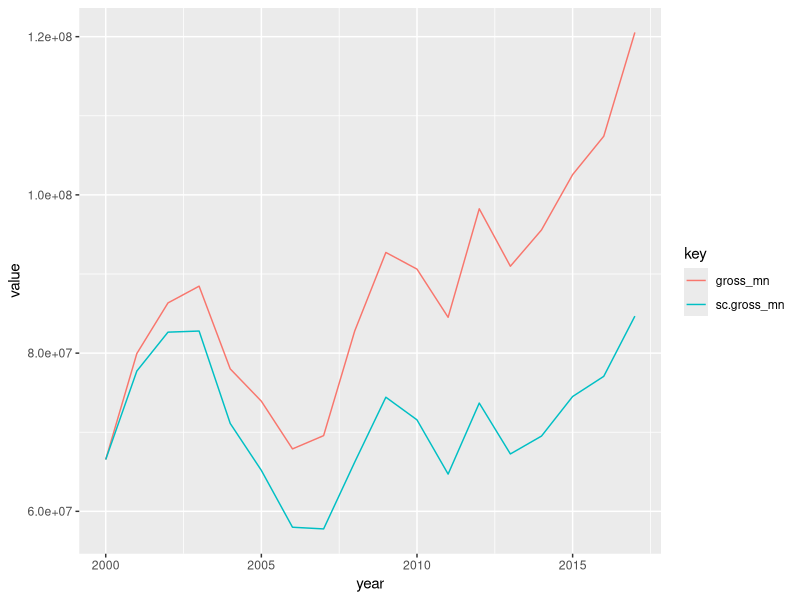

This chart was generated by the following R code: (Note: this script raises an error after producing the figure.)
## ---- chunk 1
knitr::opts_chunk$set(echo = TRUE)
##Helper Functions here for cleanly handling imports
#install_all - function for installing all packages in a list that aren't available
#  inspired by https://stackoverflow.com/questions/4090169/elegant-way-to-check-for-missing-packages-and-install-them
#  ex: install_all(c('readr', 'dplyr'))
install_all <- function(list.of.packages) {
  need_install <- list.of.packages[!(list.of.packages %in% installed.packages()[,"Package"])]
  if(length(need_install)) install.packages(need_install)
}

# package_apply_all - function for calling install_all on list of packages, then applying a function to them
#  inspired by https://stackoverflow.com/questions/8175912/load-multiple-packages-at-once
#  ex: package_apply_all(c('readr', 'dplyr'), require)
package_apply_all <- function(list.of.packages, func) {
  install_all(list.of.packages)
  invisible(lapply(list.of.packages, func, character.only = TRUE))
}
## ---- chunk 2
package_apply_all(
  c(
    'readr', # for loading data from various formats
    'dplyr', # because we all need a little magic
    'ggplot2', # pretty graphs
    'tidyr', # needed for the gather function
    'data.table' # needed to drop some missing values
  ), require)
## ---- chunk 3
# Pull in Consumer Price Index Data from 
# Burea of Labor Statistics to account for inflation
cpi <- read_csv('CPI_20181201.csv')
# data ranged from 2000 (1) to 2017 (18)
# so... year mod 2000 + 1 is the indexing scheme.
# NOTE: if cpi csv file is changed the indexing scheme will need updating
cpif <- function(year) {
  idx <- year %% 2000 + 1
  cpi$Annual[idx]
}

## ---- chunk 4
# oscars data
oscars <- read_csv("oscars.csv", col_types = cols()) %>% mutate(
  sc.gross = gross * cpif(2000)/cpif(year) # "In 2000 dollars"
)
## ---- chunk 5
# probably not something to keep... but still interesting... 
currency_info <- oscars %>% select(
  gross, sc.gross, year
) %>% mutate(
  diff = gross - sc.gross
) %>% group_by(year) %>% summarize(
  n=n(),
  diff_mn = mean(diff, na.rm = TRUE),
  gross_mn = mean(gross, na.rm = TRUE),
  sc.gross_mn = mean(sc.gross, na.rm = TRUE)
)

currency_info %>% 
  gather(key, value, gross_mn, sc.gross_mn) %>%
  ggplot(aes(x=year, y=value, colour=key)) + 
  geom_line()
## ---- chunk 6
# Gets the columns where an oscar is won
oscars_won_columns <- c()
# For each name of each column in oscars
for(i in names(oscars)){
  # If "Oscar" and "won" are in such name
  if(grepl("Oscar", i) == TRUE & grepl("won", i) == TRUE){
    # Appends name of column to the list
    oscars_won_columns <- c(oscars_won_columns, i)
  }
}

# Turns every "No"" to 0 and every "Yes" to 1 

# Failed attempt at looping this
loopp <- function(...){
  kwargs <- list(...)
  for(i in kwargs){
    name <- kwargs$i
    print(name)
    oscars <- oscars %>% mutate(name = 
                              ifelse(name == "No", 0, 1))
  }
}

loopp(oscars_won_columns)

# Doing it by hand (not going to waste time trying to automate this shit...)
oscars <- oscars %>% mutate(Oscar_Best_Picture_won = 
                              ifelse(Oscar_Best_Picture_won == "No", 0, 1))

oscars <- oscars %>% mutate(Oscar_Best_Director_won = 
                              ifelse(Oscar_Best_Director_won == "No", 0, 1))

oscars <- oscars %>% mutate(Oscar_Best_Actor_won = 
                              ifelse(Oscar_Best_Actor_won == "No", 0, 1))

oscars <- oscars %>% mutate(Oscar_Best_Actress_won = 
                              ifelse(Oscar_Best_Actress_won == "No", 0, 1))

oscars <- oscars %>% mutate(Oscar_Best_Supporting_Actor_won = 
                              ifelse(Oscar_Best_Supporting_Actor_won == "No", 0, 1))

oscars <- oscars %>% mutate(Oscar_Best_Supporting_Actress_won = 
                              ifelse(Oscar_Best_Supporting_Actress_won == "No", 0, 1))

oscars <- oscars %>% mutate(Oscar_Best_AdaScreen_won = 
                              ifelse(Oscar_Best_AdaScreen_won == "No", 0, 1))

oscars <- oscars %>% mutate(Oscar_Best_OriScreen_won = 
                              ifelse(Oscar_Best_OriScreen_won == "No", 0, 1))

# Creates the new column
oscars = transform(oscars, Oscars_won_some=rowSums(oscars[oscars_won_columns]))
# Checks if it is right
oscars_won_best_picture <- subset(oscars, Oscar_Best_Picture_won == 1)
lord_of_the_rings_king <- head(oscars_won_best_picture, 1)
#View(lord_of_the_rings_king[c(1:40)])
# This movie won 3 oscars, let's see if it checks out
lord_of_the_rings_king$Oscars_won_some
# Yeyyyy. Let's check with another one
Gladiator <- head(oscars_won_best_picture, 2)
#View(Gladiator[c(1:40)])
# This movie won 2 oscars
Gladiator$Oscars_won_some
# Yeap

# Encodes the target
unique(oscars$Oscars_won_some)
oscars = oscars %>% mutate(Oscars_won_some = 
                             replace(Oscars_won_some, Oscars_won_some == 1, 1))
oscars = oscars %>% mutate(Oscars_won_some = 
                             replace(Oscars_won_some, Oscars_won_some == 2, 1))
oscars = oscars %>% mutate(Oscars_won_some = 
                             replace(Oscars_won_some, Oscars_won_some == 3, 1))
oscars = oscars %>% mutate(Oscars_won_some = 
                             replace(Oscars_won_some, Oscars_won_some == 4, 1))
oscars$Oscars_won_some = as.numeric(oscars$Oscars_won_some)
unique(oscars$Oscars_won_some)
## ---- chunk 7
# Gets the movies that won Oscars for best picture 
oscars_won_best_picture <- subset(oscars, Oscar_Best_Picture_won == 1)
dim(oscars_won_best_picture)
#View(head(oscars_won_best_picture[c(1:40)]))
# Gets the first movie of such list
lord_of_the_rings_king <- head(oscars_won_best_picture, 1)
#View(lord_of_the_rings_king)
# Gets the number of awards it won, not counting the Oscars 
num_awards_won <- 0
# For every column name in the Series
for (i in names(lord_of_the_rings_king)){
  # If "won"" is in such name
  if(grepl("won", i) == TRUE){
    # And if "Oscar" and "categories" is not
     if(grepl("Oscar", i) == FALSE){
       if(grepl("categories", i) == FALSE){
         # Add to num_awards_won the value of such column
         num_awards_won = num_awards_won + lord_of_the_rings_king[c(i)][[1]]
       }
      }
  }
}
# Prints the value of awards_wins
lord_of_the_rings_king[c("awards_wins")]
# Prints the number of awards it won, not counting the Oscars
num_awards_won
## ---- chunk 8
# Prints the unique values of the certificate column
unique(oscars$certificate)
# Prints the movies "Unrated" and "Not Rated"
subset(oscars, certificate == "Not Rated")[c("movie")]
subset(oscars, certificate == "Unrated")[c("movie")]
## ---- chunk 9
# Gets the indexes of such rows
not_rated_index = as.numeric(rownames(subset(oscars, certificate == "Not Rated")[c("movie")]))
unrated_index =  as.numeric(rownames(subset(oscars, certificate == "Unrated")[c("movie")]))

# Checks if any of them won an oscar
for(i in 1:nrow(oscars[not_rated_index, ])){
  if(oscars[not_rated_index, ]$Oscars_won_some[i]){
    print("Yes")
  }
}
for(i in 1:nrow(oscars[unrated_index, ])){
  if(oscars[unrated_index, ]$Oscars_won_some[i]){
    print("Yes")
  }
}
## ---- chunk 10
dim(oscars)
drop_index = c(not_rated_index, unrated_index)
oscars = oscars[-drop_index,]
dim(oscars)
## ---- chunk 11
unique(oscars$certificate)
sum(is.na(oscars$certificate))
## ---- chunk 12
titles_missing_values = oscars[is.na(oscars$certificate), ]$movie
titles_missing_values
## ---- chunk 13
for(i in titles_missing_values){
  if(subset(oscars, movie == i)$Oscars_won_some != 0){
    print("Yes")}
}
## ---- chunk 14
oscars = data.table(oscars)
oscars = na.omit(oscars, c("certificate"))
dim(oscars)
## ---- chunk 15
unique(oscars$certificate)
oscars = oscars %>% mutate(certificate = replace(certificate, certificate == "PG-13", 3))
oscars = oscars %>% mutate(certificate = replace(certificate, certificate == "G", 1))
oscars = oscars %>% mutate(certificate = replace(certificate, certificate == "R", 4))
oscars = oscars %>% mutate(certificate = replace(certificate, certificate == "PG", 2))
oscars = oscars %>% mutate(certificate = replace(certificate, certificate == "TV-MA", 5))
oscars$certificate = as.numeric(oscars$certificate)
unique(oscars$certificate)
## ---- chunk 16
# Drops movie and movie_id, synopsis and gross
oscars$movie <- NULL
oscars$movie_id <- NULL 
oscars$synopsis <- NULL 
oscars$gross <- NULL 

# Drops the Oscars_category_won columns (will use them later as targets, but for now we cannot use them to predict)
oscars$Oscar_Best_Actor_won <- NULL
oscars$Oscar_Best_Actress_won <- NULL
oscars$Oscar_Best_AdaScreen_won <- NULL
oscars$Oscar_Best_Director_won <- NULL
oscars$Oscar_Best_OriScreen_won <- NULL
oscars$Oscar_Best_Picture_won <- NULL
oscars$Oscar_Best_Supporting_Actor_won <- NULL
oscars$Oscar_Best_Supporting_Actress_won <- NULL
## ---- chunk 17
# Splits by years
oscars_train <- subset(oscars, year %in% c(2000:2012)) 
oscars_test <- subset(oscars, year %in% c(2013:2016))
# Gets the target
y_train = oscars_train$Oscars_won_some
y_test = oscars_test$Oscars_won_some
# Drops the target column
X_train <- oscars_train
X_train$Oscars_won_some <- NULL
X_test <- oscars_test
X_test$Oscars_won_some <- NULL

# Checking if our new objects make sense
y_train
sum(y_train)
sapply(X_train, typeof)
